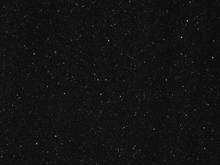
%> input picture 大作业/001.tif, 220 x 165 px, shrunk from 1024 x 768 before the run
$ octave piv.m   (GNU Octave 9; MATLAB toolbox functions it lacks are replaced by stand-ins)
%> lines starting %> are read from the running program, lines starting %| are printed output that depends on the picture
%
%  piv.m
%  大作业
%
%  Created by Yuan Leiqi (袁磊祺) on 2021/6/20.
%

clear;clc;close all;
set(0,'defaultlinelinewidth',3)
set(0,'defaultaxeslinewidth',2);
set(0,'defaultaxesfontsize',28);
set(0,'defaulttextfontsize',28);
set(0,'DefaultLineMarkerSize',2);
set(0,'Defaultaxesfontname','Times New Roman');
addpath('../../data/');
% [7 lines of commented-out code are left out]


I1 = imread('001.tif');
%> I1 is the input picture: size 165x220 uint8; min 2, max 171, mean 18.5
I2 = imread('002.tif');
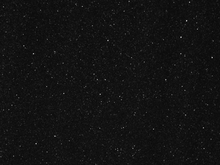
%> input picture 大作业/002.tif, 220 x 165 px, shrunk from 1024 x 768 before the run
%> I2 is the input picture: size 165x220 uint8; min 2, max 176, mean 18.6

I1 = I1(1:100, 1:200);
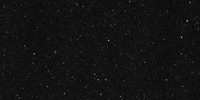
%> I1: size 100x200 uint8; min 2, max 171, mean 18.6
I2 = I2(1:100, 1:200);
%> I2: size 100x200 uint8

width = 20; % the width of interrogation areas
d = ceil(width/2);
l = 10; % search interrogation areas no longer than l

[m, n] = size(I1);
%> m = 100; n = 200

vec = zeros(m-2*l-2*d-1, n-2*l-2*d-1, 2);
corre = zeros(2*l+1, 2*l+1);

%> (the run ends here)
